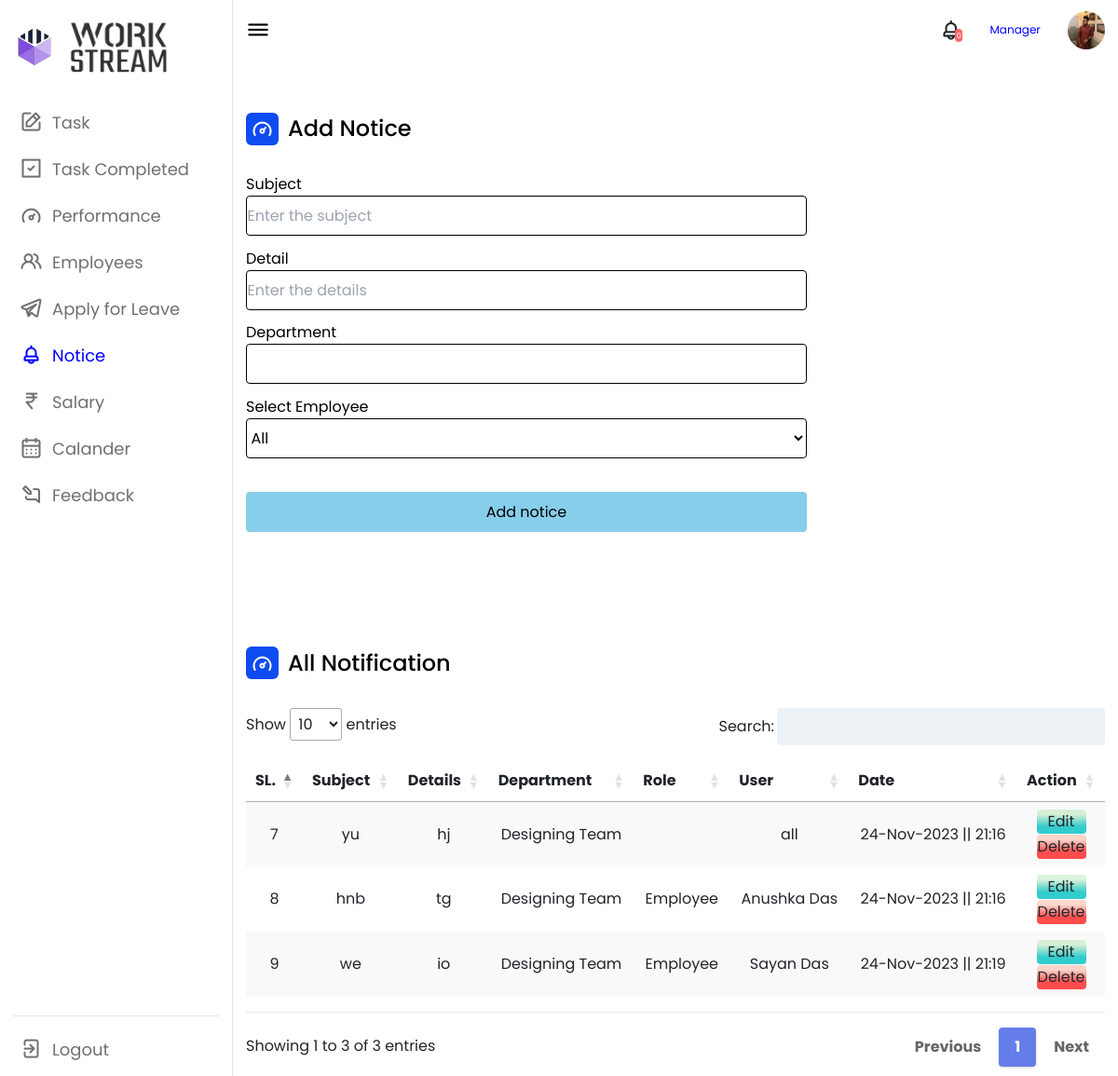
Page /manager/man_notice.php (signed in) on the committed database.
### tables this page shows
CREATE TABLE `notice` (
  `id` int(25) NOT NULL,
  `subject` varchar(255) NOT NULL,
  `details` varchar(255) NOT NULL,
  `deptm` varchar(255) NOT NULL,
  `man` varchar(255) NOT NULL,
  `ford` varchar(255) NOT NULL,
  `user` varchar(189) NOT NULL,
  `seen` varchar(225) NOT NULL,
  `dt` datetime NOT NULL DEFAULT current_timestamp()
);

### manager/man_notice.php (the view, shortened to what this page needs)
<?php
include '../conn.php';
$deptm = $_SESSION['deptmy'];
$data2 = mysqli_query($conn, "SELECT * FROM notice WHERE ford='manager' AND deptm='$deptm' ORDER BY id DESC;");
$data30 = mysqli_query($conn, "SELECT * FROM notice WHERE deptm = '$deptm' AND seen='not_seen' AND man='Manager';");
$img = $_SESSION['img'];
?>
<!DOCTYPE html>
<html lang="en">
<head>
    <link rel="stylesheet" href="style.css">
    <link rel="stylesheet" href="https://unicons.iconscout.com/release/v4.0.0/css/line.css">
    <link href="https://cdn.jsdelivr.net/npm/bootstrap@5.3.2/dist/css/bootstrap.min.css" rel="stylesheet">
    <link href="https://unpkg.com/tailwindcss@2.2.19/dist/tailwind.min.css" rel=" stylesheet">
    <link href="https://cdn.datatables.net/1.10.19/css/jquery.dataTables.min.css" rel="stylesheet">
    <link href="https://cdn.datatables.net/responsive/2.2.3/css/responsive.dataTables.min.css" rel="stylesheet">
</head>
<body>
    <nav>
        <div class="logo-name">
        <div class="logo-image">
                <img src="logo1.png" alt="p8">
            </div>
            <div class="logo-image2">
                <img src="logo2.png" alt="" id="p9">
            </div>
        </div>
        <div class="menu-items">
            <ul class="nav-links">
                <li><a href="man_task.php">
                        <i class="uil uil-edit"></i>
                        <span class="link-name">Task</span>
                    </a></li>
                <li><a href="man_history.php">
                        <i class="uil uil-check-square"></i>
                        <span class="link-name">Task Completed</span>
                    </a></li>
                <li><a href="man_performance.php">
                        <i class="uil uil-tachometer-fast-alt"></i>
                        <span class="link-name">Performance</span>
                    </a></li>
                <li><a href="man_employees.php">
                        <i class="uil uil-users-alt"></i>
                        <span class="link-name">Employees</span>
                    </a></li>
                <li><a href="man_leave.php">
                        <i class="uil uil-telegram-alt"></i>
                        <span class="link-name">Apply for Leave</span>
                    </a></li>
                <li><a href="man_notice.php">
                        <i style="color: blue;" class="uil uil-bell"></i></i>
                        <span class="link-name" style="color: blue;">Notice</span>
                    </a></li>
                <li><a href="man_salary.php">
                        <i class="uil uil-rupee-sign"></i>
                        <span class="link-name">Salary</span>
                    </a></li>
                <li><a href="man_holiday.php">
                        <i class="uil uil-calendar-alt"></i>
                        <span class="link-name">Calander</span>
                    </a></li>
                <li><a href="man_feedback.php">
                        <i class="uil uil-comment-alt-edit"></i>
                        <span class="link-name">Feedback</span>
                    </a></li>
            </ul>
            <br><br><br>
            <ul class="logout-mode">
                <li><a href="out.php">
                        <i class="uil uil-signout"></i>
                        <span class="link-name">Logout</span>
                    </a></li>
            </ul>
        </div>
    </nav>
    <section class="dashboard">
        <div class="top">
            <i class="uil uil-bars sidebar-toggle"></i>
            <div class="search-box">
                <input type="text" readonly style="border-color: #fff;" required>
            </div>
            <a href="man_seen.php" class="mk" id="fl"> <i style="font-size: 25px;" class="uil uil-bell"></i><span id="DF3"><?php echo mysqli_num_rows($data30); ?></span></a>
            <div class="nm">
                <h5 class="er">Manager</h5>
            </div>
            <a href="man_personal.php"> <img src="../<?php echo $img; ?>" height="45px" width="45px" alt=""></a>
        </div>
        <div class="dash-content">
            <div class="overview">
                <div class="title">
                    <i class="uil uil-tachometer-fast-alt"></i>
                    <span class="text">Add Notice</span>
                </div>
            </div>
            <div id="fp">
                <form action="man_notice_load.php" method="POST" style="color: var(--text-color);">
                    <label for="subject">Subject</label>
                    <input type="text" name="subject" placeholder="Enter the subject" required style=" border: 1px solid black; border-radius: 4px;">
                    <label for="details">Detail</label>
                    <input type="text" name="details" placeholder="Enter the details" required style=" border: 1px solid black; border-radius: 4px;">
                    <label for="deptmx">Department</label>
                    <input type="text" name="deptmx" required value="<?php echo $dep ?>" readonly="readonly" style=" border: 1px solid black; border-radius: 4px;">
                    <label for="user">Select Employee</label>
                    <select name="user" id="n3" required style="background-color: transparent; border: 1px solid black; border-radius: 4px;">
                        <option value="all">All</option>
                    </select>
                    <br> <br>
                    <input type="submit" class="" value="Add notice" style="background-color: skyblue; cursor:pointer; font-size: 16px; color: var(--text-color);">
                </form>
            </div>
        </div>
        <div class="dash-content">
            <div class="overview">
                <div class="title">
                    <i class="uil uil-tachometer-fast-alt"></i>
                    <span class="text">All Notification</span>
                </div>
            </div>
        </div>
        <div class="mg_dept">
            <table id="example" class="stripe hover" style="width:100%; padding-top: 1em;  padding-bottom: 1em;">
                <thead>
                    <tr style="text-align: center;">
                        <th>SL.</th>
                        <th>Subject</th>
                        <th>Details</th>
                        <th>Department</th>
                        <th>Role</th>
                        <th>User</th>
                        <th>Date</th>
                        <th>Action</th>
                    </tr>
                </thead>
                <tbody class="table-group-divider">
                    <div class="">
                        <?php
                        if ($total2 = mysqli_num_rows($data2) > 0) {
                            while ($result2 = mysqli_fetch_array($data2)) {
                        ?>
                                <tr class="" style="text-align: center;">
                                    <td> <?php echo $result2['id']; ?> </td>
                                    <td> <?php echo $result2['subject']; ?> </td>
                                    <td> <?php echo $result2['details']; ?> </td>
                                    <td> <?php echo $result2['deptm']; ?> </td>
                                    <td> <?php echo $result2['man']; ?> </td>
                                    <td> <?php echo $result2['user']; ?> </td>
                                    <td> <?php echo date('d-M-Y || H:i', strtotime($result2['dt'])); ?> </td>
                                    <td>
                                        <form action="man_notice_edit.php" method="post">
                                            <button class="vibrant-y">Edit</button>
                                        </form>
                                        <form action="man_notice_delete.php" method="POST">
                                            <button class="vibrant-x" type="submit">Delete</button>
                                        </form>
                                    </td>
                                </tr>
                        <?php
                            }
                        } else {
                            echo "no FoUnD";
                        }
                        ?>
                    </div>
                </tbody>
            </table>
        </div>
    </section>
</body>
</html>

### manager/style.css (style rules this page uses)
* { margin: 0; padding: 0; box-sizing: border-box; font-family: "Poppins", sans-serif; }
:root { --primary-color: #0e4bf1; --panel-color: #fff; --text-color: #000; --black-light-color: #707070; --border-color: #e6e5e5; --toggle-color: #ddd; --box1-color: #4da3ff; --box2-color: #ffe6ac; --box3-color: #e7d1fc; --title-icon-color: #fff; }
body { min-height: 100vh; background-color: var(--primary-color); }
nav { position: fixed; top: 0; left: 0; height: 100%; width: 250px; padding: 10px 14px; background-color: var(--panel-color); border-right: 1px solid var(--border-color); transition: var(--tran-05); }
nav .logo-name { display: flex; align-items: center; }
nav .logo-image { display: flex; justify-content: center; min-width: 45px; }
nav .logo-image img { width: 40px; object-fit: cover; border-radius: 50%; }
nav .menu-items { margin-top: 40px; height: calc(100% - 90px); display: flex; flex-direction: column; justify-content: space-between; }
.menu-items li { list-style: none; }
.menu-items li a { display: flex; align-items: center; height: 50px; text-decoration: none; position: relative; }
.menu-items li a i { font-size: 24px; min-width: 45px; height: 100%; display: flex; align-items: center; justify-content: center; color: var(--black-light-color); }
.menu-items li a .link-name { font-size: 18px; font-weight: 400; color: var(--black-light-color); transition: var(--tran-05); }
.menu-items .logout-mode { padding-top: 10px; border-top: 1px solid var(--border-color); }
.dashboard { position: relative; left: 250px; background-color: var(--panel-color); min-height: 100vh; width: calc(100% - 250px); padding: 10px 14px; transition: var(--tran-05); }
.dashboard .top { position: fixed; top: 0; left: 250px; display: flex; width: calc(100% - 250px); justify-content: space-between; align-items: center; padding: 10px 14px; background-color: var(--panel-color); transition: var(--tran-05); z-index: 10; }
.dashboard .top .sidebar-toggle { font-size: 26px; color: var(--text-color); cursor: pointer; }
.dashboard .top .search-box { position: relative; height: 45px; max-width: 600px; width: 100%; margin: 0 30px; }
.top .search-box input { position: absolute; border: 1px solid var(--border-color); background-color: var(--panel-color); padding: 0 25px 0 50px; border-radius: 5px; height: 100%; width: 100%; color: var(--text-color); font-size: 15px; font-weight: 400; outline: none; }
.top img { width: 40px; border-radius: 50%; }
.dashboard .dash-content { padding-top: 50px; }
.dash-content .title { display: flex; align-items: center; margin: 60px 0 30px 0; }
.dash-content .title i { position: relative; height: 35px; width: 35px; background-color: var(--primary-color); border-radius: 6px; color: var(--title-icon-color); display: flex; align-items: center; justify-content: center; font-size: 24px; }
.dash-content .title .text { font-size: 24px; font-weight: 500; color: var(--text-color); margin-left: 10px; }

### manager/man_notice.php (style rules this page uses)
nav .menu-items { margin-top: 14px; height: calc(100% - 90px); display: flex; flex-direction: column; justify-content: space-between; }
#p9 { height: 121px; width: 109px; border-radius: 0px; margin-top: -40px; margin-bottom: -40px; margin-left: 15px; }
nav .logo-image img { width: 40px; object-fit: cover; border-radius: 50%; }
li { margin-left: -33px; }
.er { font-size: 12px; color: blue; }
#DF3 { height: 10px; width: 10px; background-color: #ff6666; font-size: 8px; color: white; text-decoration: none; padding: 1.5px; border-radius: 60px; margin-left: -8px; text-underline-offset: none; }
.mk { text-decoration: none; }
table.dataTable.no-footer { border-bottom: 1px solid #e2e8f0; margin-top: 0.75em; margin-bottom: 0.75em; }
.menu-items li a { margin-left: 30px; display: flex; align-items: center; height: 50px; text-decoration: none; position: relative; }
.vibrant-x { background: -webkit-linear-gradient(top, rgb(255, 133, 102, 0.32) 20%, rgb(255, 77, 77) 70%); border: none; border-radius: 4px; width: 53px; cursor: pointer; padding: 1%; margin: 1%; }
.vibrant-y { background: -webkit-linear-gradient(top, rgb(140, 217, 140, 0.32) 20%, rgb(51, 204, 204) 70%); border: none; border-radius: 4px; width: 53px; cursor: pointer; padding: 1%; margin: 1%; }
#fp { display: flexbox; width: 68%; height: 56%; }
#fp input { width: 96%; margin-bottom: 2%; border-radius: 4px; padding: 0.5px; height: 43px; }
#fp select { width: 96%; margin-bottom: 2%; border-radius: 4px; padding: 0.5px; height: 43px; }
#fp label { width: 96%; text-align: justify; }

### rows in the picture
notice: id "9", subject "we", details "io", deptm "Designing Team", man "Employee", user "Sayan Das", dt "24-Nov-2023 || 21:19"
notice: id "8", subject "hnb", details "tg", deptm "Designing Team", man "Employee", user "Anushka Das", dt "24-Nov-2023 || 21:16"
notice: id "7", subject "yu", details "hj", deptm "Designing Team", user "all", dt "24-Nov-2023 || 21:16"

### other values in the picture
mysqli_num_rows($data30) "0"
